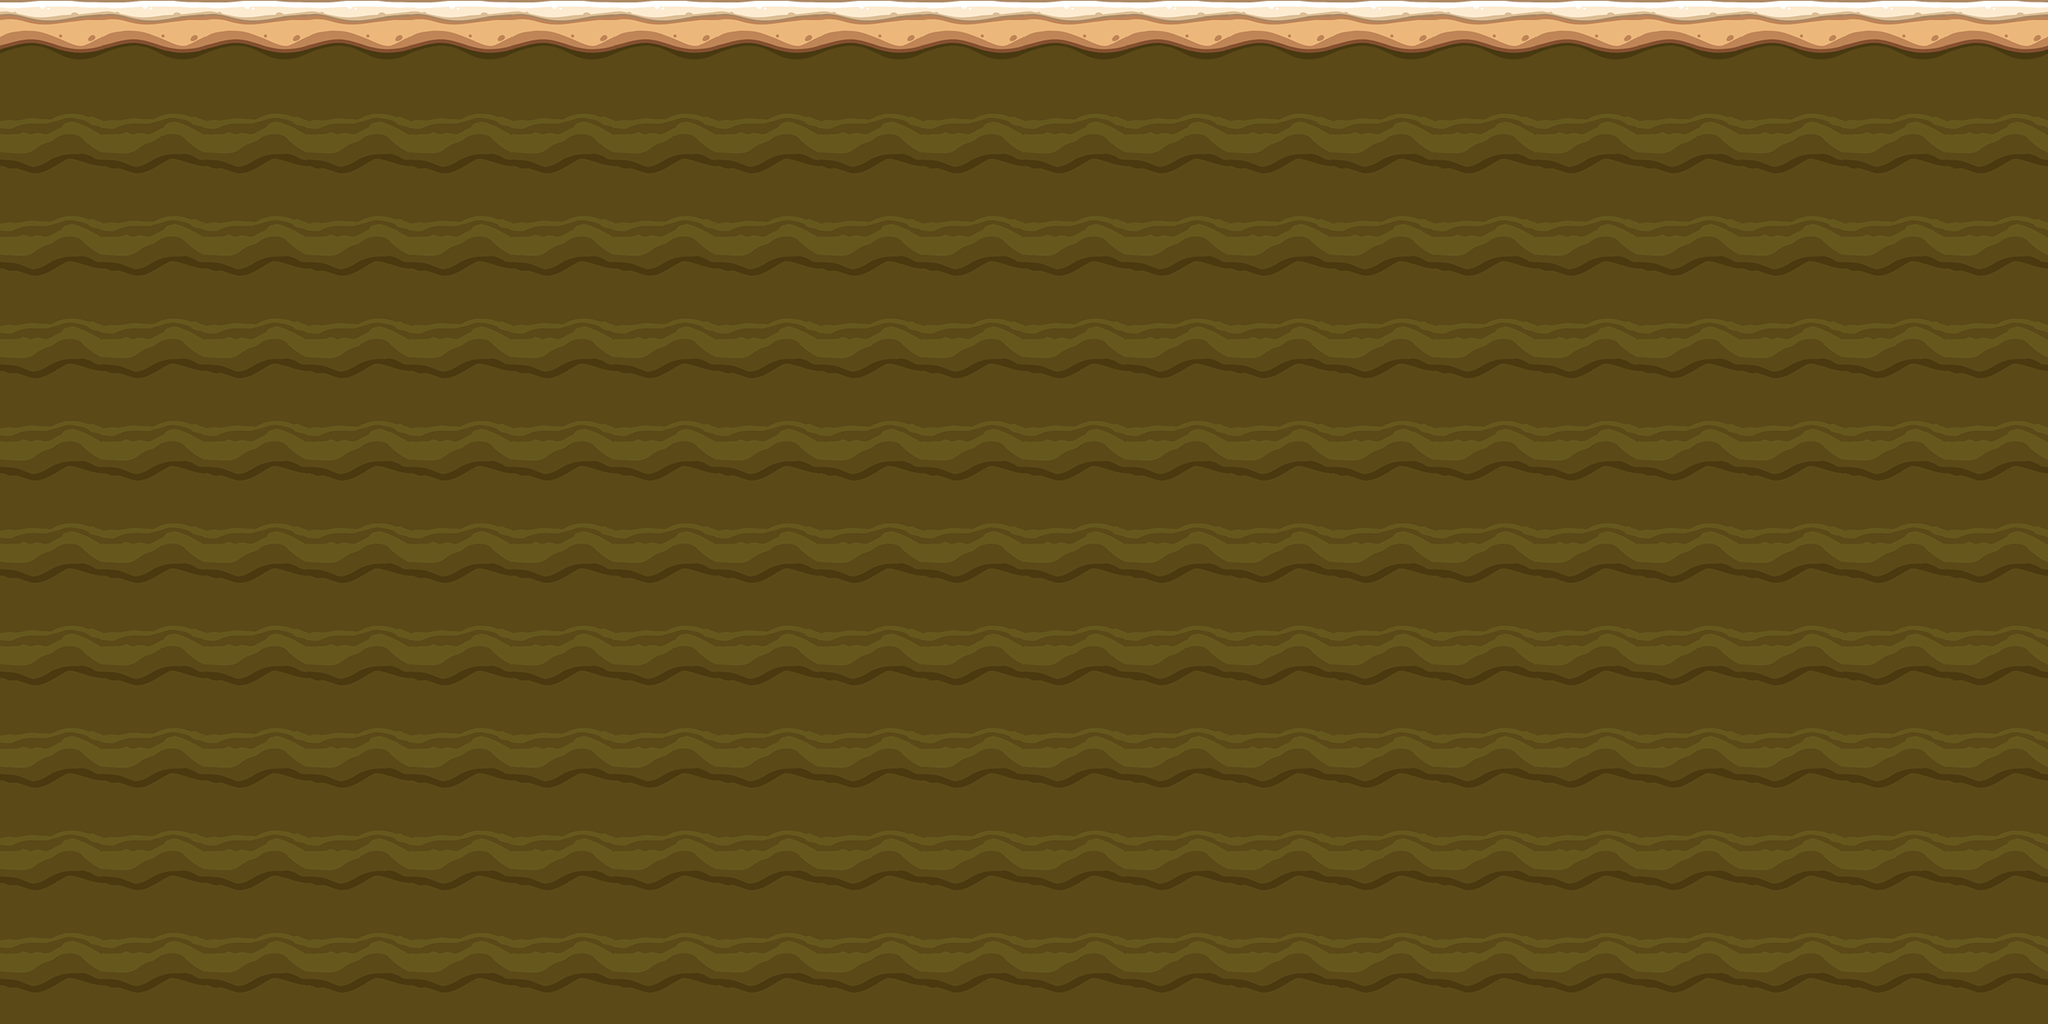

This game map was drawn from its Tiled (.tmx) file and the tilesets committed beside it. A one-line description and the full map source follow:
An orthogonal 20x10 tile map with 128x128 px tiles, 1 tile layer (ground).

<map version="1.10" tiledversion="1.10.2" orientation="orthogonal" renderorder="right-down" width="20" height="10" tilewidth="128" tileheight="128" infinite="0" nextlayerid="7" nextobjectid="1">
 <tileset firstgid="1" name="Tile" tilewidth="128" tileheight="128" tilecount="2" columns="0">
  <grid orientation="orthogonal" width="1" height="1" />
  <tile id="3">
   <image width="128" height="128" source="../../tile/tile ball/tile ball summer/2.png" />
  </tile>
  <tile id="4">
   <image width="128" height="128" source="../../tile/tile ball/tile ball summer/5.png" />
  </tile>
 </tileset>
 <layer id="5" name="ground" width="20" height="10">
  <data encoding="csv">
4,4,4,4,4,4,4,4,4,4,4,4,4,4,4,4,4,4,4,4,
5,5,5,5,5,5,5,5,5,5,5,5,5,5,5,5,5,5,5,5,
5,5,5,5,5,5,5,5,5,5,5,5,5,5,5,5,5,5,5,5,
5,5,5,5,5,5,5,5,5,5,5,5,5,5,5,5,5,5,5,5,
5,5,5,5,5,5,5,5,5,5,5,5,5,5,5,5,5,5,5,5,
5,5,5,5,5,5,5,5,5,5,5,5,5,5,5,5,5,5,5,5,
5,5,5,5,5,5,5,5,5,5,5,5,5,5,5,5,5,5,5,5,
5,5,5,5,5,5,5,5,5,5,5,5,5,5,5,5,5,5,5,5,
5,5,5,5,5,5,5,5,5,5,5,5,5,5,5,5,5,5,5,5,
5,5,5,5,5,5,5,5,5,5,5,5,5,5,5,5,5,5,5,5
</data>
 </layer>
</map>
